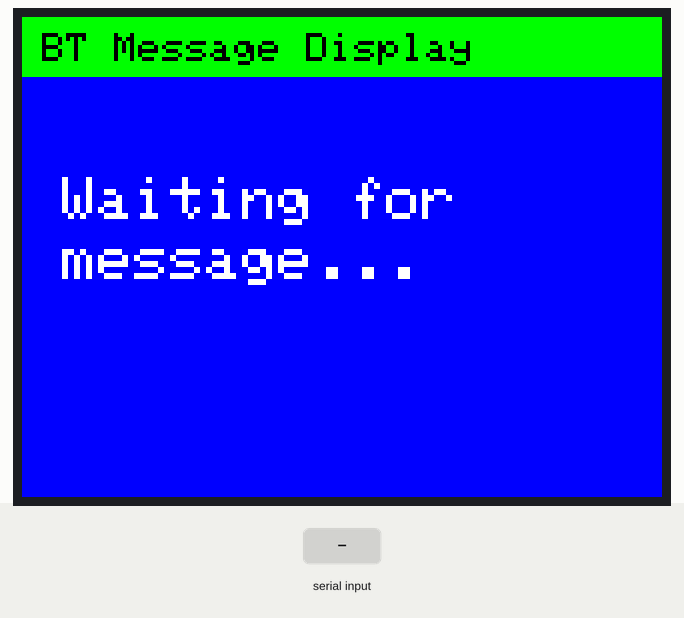
Recording of a sketch running on a simulated Arduino Mega 2560, built with avr-gcc and run on an emulated ATmega2560. On the bench: 320×240 colour display. The test bench sets the inputs (shaded band).

Above: at 1.4 s.
1.5 s: "1\n" received over the second serial link
At 2.6 s:
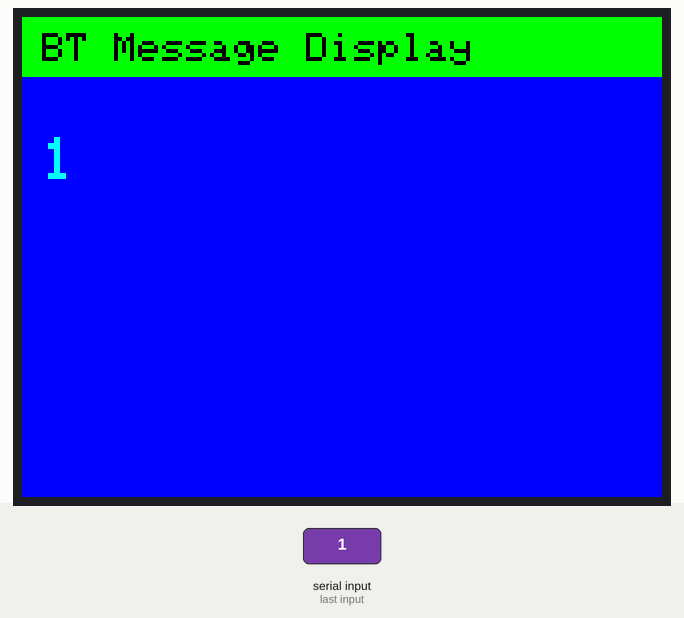
3.0 s: "0\n" received over the second serial link
At 3.7 s:
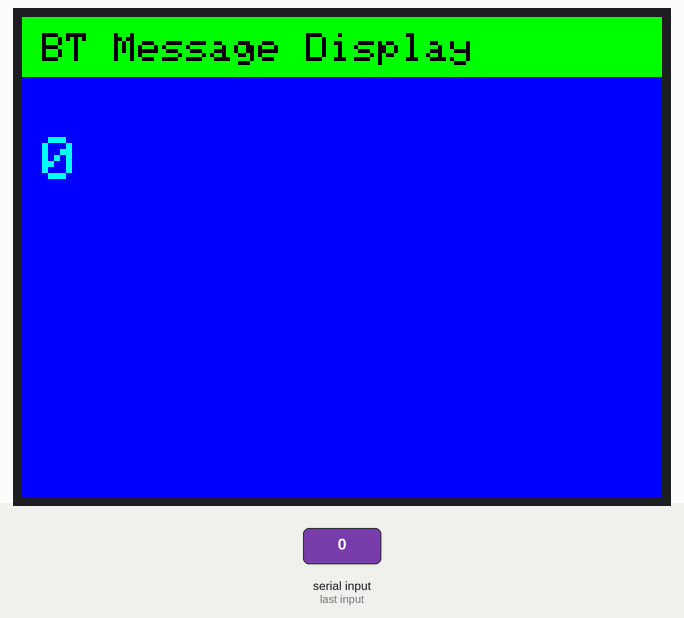
4.5 s: "2\n" received over the second serial link
At 4.9 s:
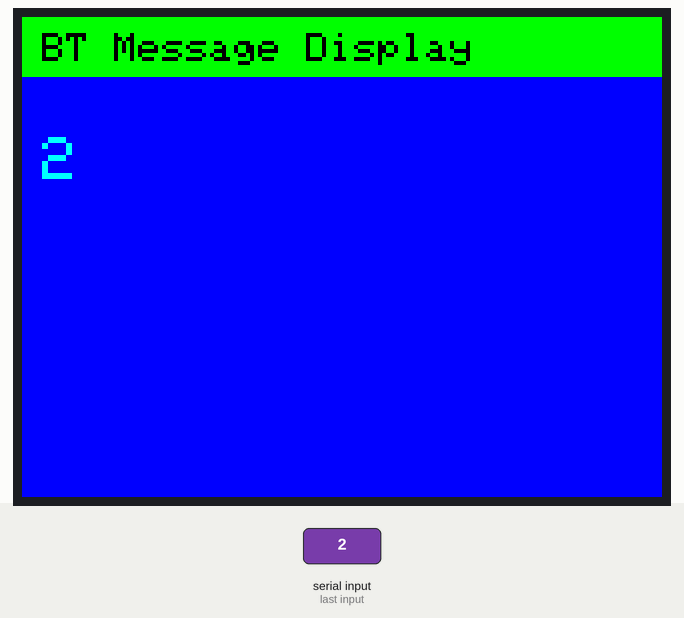
Timing chart, 0 to 7.5 s (numbered marks = the images above; inputs shaded):
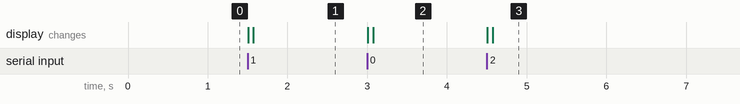

The sketch:

Buletooth_TFT_Message_displayer.ino
```cpp
/*
  TFT Display - Bluetooth Message Receiver
  Shows messages from Bluetooth (HC-05) on MCUFRIEND TFT
  Based on LCD example but adapted for color TFT
*/

#include <MCUFRIEND_kbv.h>
#include <Adafruit_GFX.h>

#define BT_SERIAL Serial1

MCUFRIEND_kbv tft;
uint16_t W, H;

char str[128];     // buffer for received text
int i = 0;
bool newMsg = false;

// Colors
#define BLACK   0x0000
#define BLUE    0x001F
#define GREEN   0x07E0
#define CYAN    0x07FF
#define WHITE   0xFFFF

void setup() {
  // Start Bluetooth at 9600 baud
  BT_SERIAL.begin(9600);

  // Initialize TFT
  uint16_t id = tft.readID();
  if (id == 0xD3D3) id = 0x9486;
  tft.begin(id);
  tft.setRotation(1);  // Landscape
  W = tft.width();
  H = tft.height();

  // Clear screen
  tft.fillScreen(BLUE);

  // Draw header
  tft.fillRect(0, 0, W, 30, GREEN);
  tft.setTextColor(BLACK);
  tft.setTextSize(2);
  tft.setCursor(10, 8);
  tft.print("BT Message Display");

  // Initial message
  tft.setTextColor(WHITE);
  tft.setTextSize(3);
  tft.setCursor(20, 80);
  tft.print("Waiting for");
  tft.setCursor(20, 110);
  tft.print("message...");
}

void loop() {
  // Check for Bluetooth data
  if (BT_SERIAL.available()) {
    i = 0;
    while (BT_SERIAL.available()) {
      char inChar = BT_SERIAL.read();
      if (inChar == '\n' || inChar == '\r') {
        // End of message
        break;
      }
      if (i < 127) {
        str[i++] = inChar;
      }
      delay(5);
    }
    str[i] = '\0';  // Null terminate

    if (i > 0) {  // Only process if we got text
      newMsg = true;
      BT_SERIAL.print("RECEIVED: ");
      BT_SERIAL.println(str);  // Echo back
    }
  }

  // Display new message
  if (newMsg) {
    // Clear message area (keep header)
    tft.fillRect(0, 31, W, H - 31, BLUE);

    // Display message
    tft.setTextColor(CYAN);
    tft.setTextSize(3);
    tft.setCursor(10, 60);

    // Word wrap for long messages
    int charWidth = 18;  // Approximate width per char at size 3
    int maxCharsPerLine = (W - 20) / charWidth;
    int len = strlen(str);

    if (len <= maxCharsPerLine) {
      // Short message - display centered
      tft.print(str);
    } else {
      // Long message - word wrap
      int y = 60;
      int pos = 0;

      while (pos < len && y < H - 30) {
        tft.setCursor(10, y);

        // Print up to maxCharsPerLine characters
        int charsThisLine = min(maxCharsPerLine, len - pos);
        for (int j = 0; j < charsThisLine; j++) {
          tft.print(str[pos + j]);
        }

        pos += charsThisLine;
        y += 30;  // Move to next line
      }
    }

    newMsg = false;
  }
}
```

Measured:
- after the input at 1.5 s, the display: first changes at once (image 1 shows a later state)
- after the input at 3.0 s, the display: first changes at once (image 2 shows a later state)
- after the input at 4.5 s, the display: first changes at once (image 3 shows a later state)
